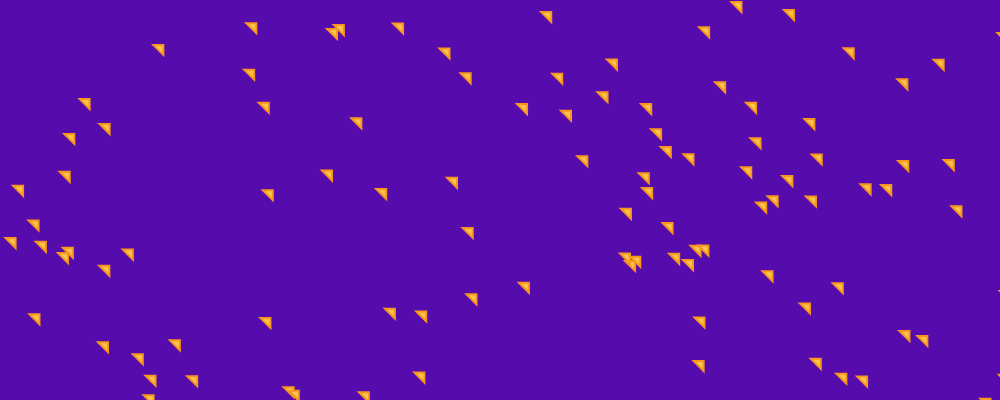
Frame 1 (no input)
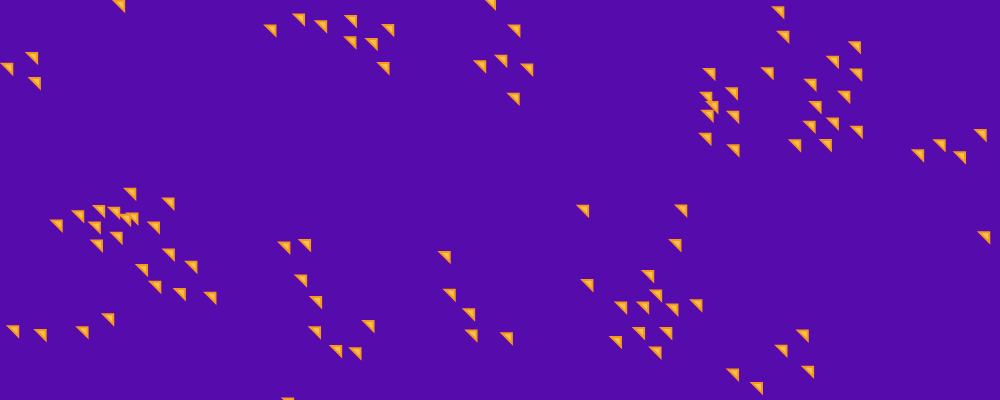
Frame 60 (no input)
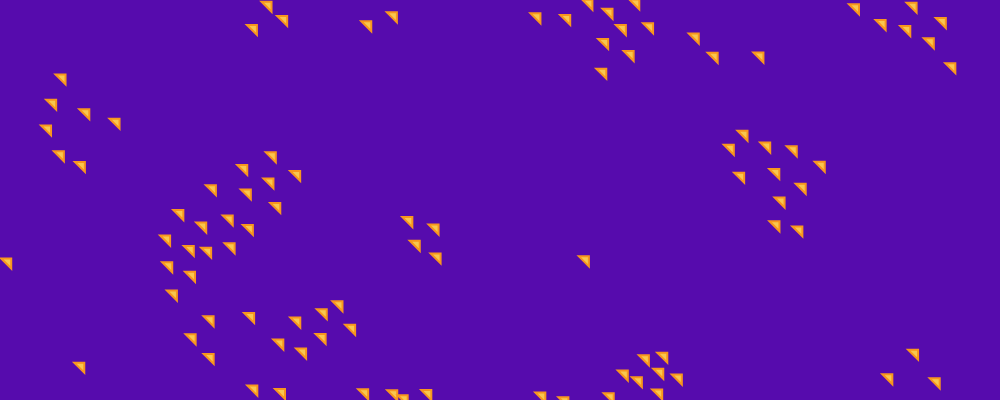
Frame 120 (the mouse pressed at the canvas centre since frame 60)

The p5.js sketch that drew these frames (run headless with seeded random() and noise() and a simulated clock; from frame 60 on, the mouse is pressed at the canvas centre):

// p5.js sketch
// ── sketch.js
let boids = [];

function setup() {
  createCanvas(1000, 400);

  // Add an initial set of boids into the system
  for (let i = 0; i < 100; i++) {
    boids[i] = new Boid(random(width), random(height));
  }
}
function draw() {
  background(86, 11, 173);
  // Run all the boids
  for (let i = 0; i < boids.length; i++) {
    boids[i].run(boids);
  }
}

// Boid class
// Methods for Separation, Cohesion, Alignment added
class Boid {
  constructor(x, y) {
    this.acc = createVector(0, 0);
    this.vel = p5.Vector.random2D();
    this.pos = createVector(x, y);
    this.r = 3.0;
    this.maxspeed = 3;    // Maximum speed
    this.maxforce = 0.05; // Maximum steering force
  }

  run(boids) {
    this.flocksimul(boids);
    this.update();
    this.borders();
    this.render();
  }
  
  // Forces go into acceleration
  applyForce(force) {
    this.acc.add(force);
  }
  
  // We accumulate a new acceleration each time based on three rules
  flocksimul(boids) {
    let sep = this.separate(boids); // Separation
    let ali = this.align(boids);    // Alignment
    let coh = this.cohesion(boids); // Cohesion
    // Arbitrarily weight these forces
    sep.mult(2.5);
    ali.mult(1.0);
    coh.mult(1.0);
    // Add the force vectors to acceleration
    this.applyForce(sep);
    this.applyForce(ali);
    this.applyForce(coh);
  }
  
  // Method to update location
  update() {
    // Update velocity
    this.vel.add(this.acc);
    // Limit speed
    this.vel.limit(this.maxspeed);
    this.pos.add(this.vel);
    // Reset acceleration to 0 each cycle
    this.acc.mult(0);
  }
  
  // A method that calculates and applies a steering force towards a target
  // STEER = DESIRED MINUS VELOCITY
  seek(target) {
    let desired = p5.Vector.sub(target, this.pos); // A vector pointing from the location to the target
    // Normalize desired and scale to maximum speed
    desired.normalize();
    desired.mult(this.maxspeed);
    // Steering = Desired minus Velocity
    let steer = p5.Vector.sub(desired, this.vel);
    steer.limit(this.maxforce); // Limit to maximum steering force
    return steer;
  }
  
  // Draw boid as a circle
  render() {
    fill('#f9c74f');
    strokeWeight(2);
    stroke('#f8961e');
    triangle(this.pos.x, this.pos.y, this.pos.x+10, this.pos.y, this.pos.x+10, this.pos.y+10);
  }
  
  // Wraparound
  borders() {
    if (this.pos.x < -this.r) this.pos.x = width + this.r;
    if (this.pos.y < -this.r) this.pos.y = height + this.r;
    if (this.pos.x > width + this.r) this.pos.x = -this.r;
    if (this.pos.y > height + this.r) this.pos.y = -this.r;
  }
  
  // Separation
  // Method checks for nearby boids and steers away
  separate(boids) {
    let desiredseparation = 25.0;
    let steer = createVector(0, 0);
    let count = 0;
    // For every boid in the system, check if it's too close
    for (let i = 0; i < boids.length; i++) {
      let d = p5.Vector.dist(this.pos, boids[i].pos);
      // If the distance is greater than 0 and less than an arbitrary amount (0 when you are yourself)
      if ((d > 0) && (d < desiredseparation)) {
        // Calculate vector pointing away from neighbor
        let diff = p5.Vector.sub(this.pos, boids[i].pos);
        diff.normalize();
        diff.div(d); // Weight by distance
        steer.add(diff);
        count++; // Keep track of how many
      }
    }
    // Average -- divide by how many
    if (count > 0) {
      steer.div(count);
    }
  
    // As long as the vector is greater than 0
    if (steer.mag() > 0) {
      // Implement Reynolds: Steering = Desired - Velocity
      steer.normalize();
      steer.mult(this.maxspeed);
      steer.sub(this.vel);
      steer.limit(this.maxforce);
    }
    return steer;
  }
  
  // Alignment
  // For every nearby boid in the system, calculate the average velocity
  align(boids) {
    let neighbordist = 50;
    let sum = createVector(0, 0);
    let count = 0;
    for (let i = 0; i < boids.length; i++) {
      let d = p5.Vector.dist(this.pos, boids[i].pos);
      if ((d > 0) && (d < neighbordist)) {
        sum.add(boids[i].vel);
        count++;
      }
    }
    if (count > 0) {
      sum.div(count);
      sum.normalize();
      sum.mult(this.maxspeed);
      let steer = p5.Vector.sub(sum, this.vel);
      steer.limit(this.maxforce);
      return steer;
    } else {
      return createVector(0, 0);
    }
  }
  
  // Cohesion
  // For the average location (i.e. center) of all nearby boids, calculate steering vector towards that location
  cohesion(boids) {
    let neighbordist = 50;
    let sum = createVector(0, 0); // Start with empty vector to accumulate all locations
    let count = 0;
    for (let i = 0; i < boids.length; i++) {
      let d = p5.Vector.dist(this.pos, boids[i].pos);
      if ((d > 0) && (d < neighbordist)) {
        sum.add(boids[i].pos); // Add location
        count++;
      }
    }
    if (count > 0) {
      sum.div(count);
      return this.seek(sum); // Steer towards the location
    } else {
      return createVector(0, 0);
    }
  }  
}
// ── style.css
html, body {
  margin: 0;
  padding: 0;
  background: linear-gradient(to right,#e9d8a6,#ae2012);
}

canvas {
  display: block;
  margin:auto;
  margin-top:5rem;
  border-radius: 1em;
}
h1{
  background-color: #94d2bd;
  display: inline-block;
  border: 3px solid #0a9396;
  border-radius: 20px;
  padding: 0.5em;
  margin-left: 32vw;
}
.center{
  display: block;
  margin-left: 48vw;
}
